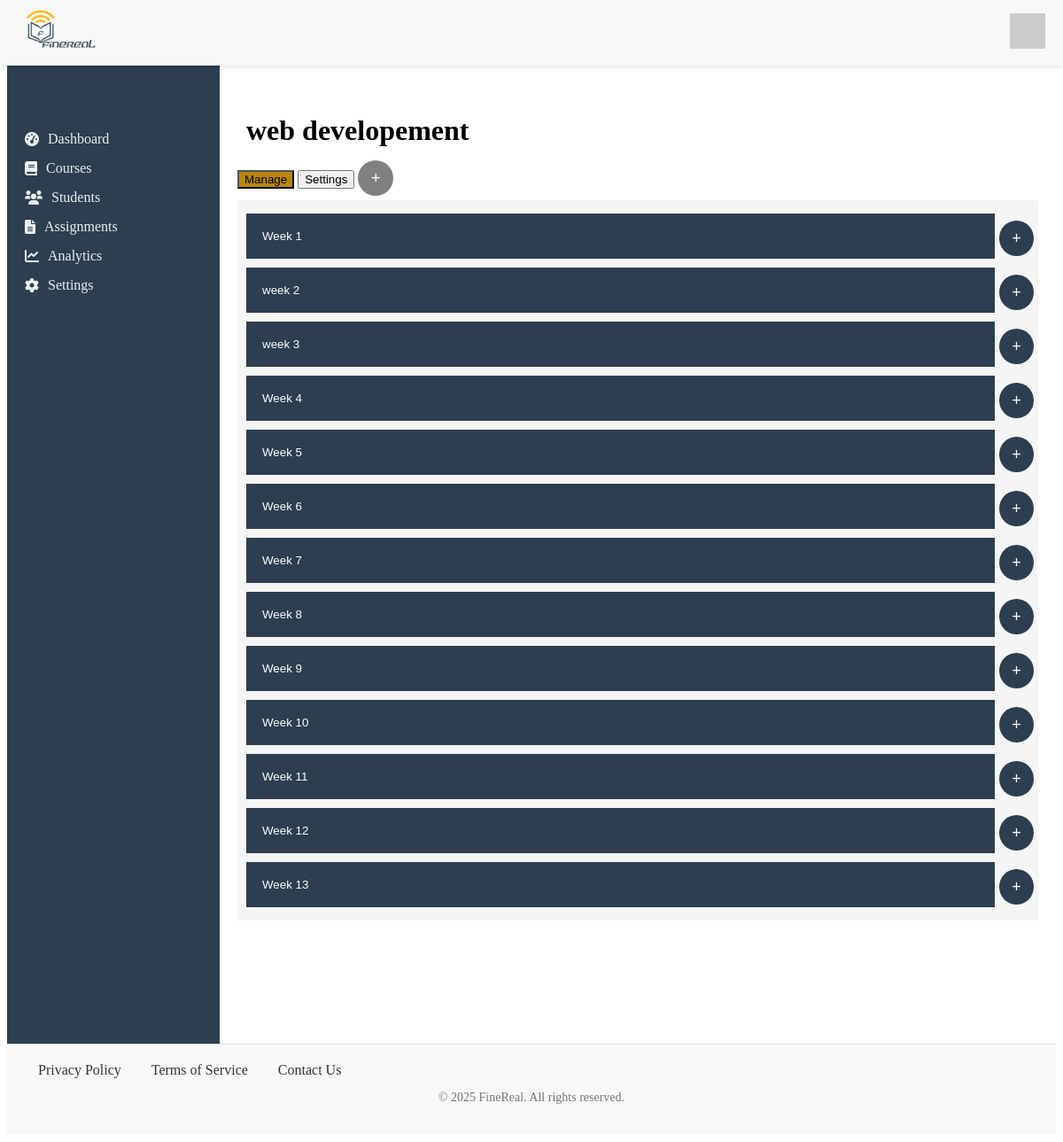
The page /course/cf0eb1d9-3e68-4efb-b8c9-1afcff67e413 (signed in) on the database its author committed.
### app/models/course.py (models this page shows)
class Courses(BaseModel, db.Model):
    __tablename__ = 'courses'
    title = db.Column(db.String(255), nullable=False)
    description = db.Column(db.Text, nullable=False)
    category = db.Column(db.String(60))
    difficulty = db.Column(db.String(60), default="Beginner")
    prerequisite = db.Column(db.Text)
    status = db.Column(db.String(60))
    teacher_id = db.Column(db.Integer, db.ForeignKey('users.id'), nullable=False)
    modules = db.relationship('Modules', backref='courses', lazy=True)
    enrolled_students = db.relationship('Enrollments', backref='courses', lazy=True)

class Modules(BaseModel, db.Model):
    __tablename__ = 'modules'
    title = db.Column(db.String(60), nullable=False)
    course_id = db.Column(db.Integer, db.ForeignKey('courses.id'), nullable=False)
    units = db.relationship('Units', backref='module', lazy=True)

### app/routes/course.py (the view, shortened to what this page needs)
@app.route('/course/<course_id>', methods=["GET", 'POST'])
@login_required
def course_view(course_id):
    v_course = Courses.query.get_or_404(course_id)
    modules = Modules.query.filter_by(course_id=course_id).all()
    for module in modules:
        modules = Modules.query.filter_by(course_id=course_id).all()
        print(f"Module: {module.title}")
        print(f"Units: {[unit.title for unit in module.units]}")
    return render_template(
        "course_view.html",
        course=v_course,
        user=current_user,
        modules=modules
    )

### app/models/user.py (called while the page is built)
@login_manager.user_loader
def load_user(user_id):
    return User.query.get(user_id)# PendingUser class and other functions...

### app/templates/course_view.html (shortened to what this page needs)
{% extends 'base.html' %}
{% block content %}
<link rel="stylesheet" href="{{ url_for('static', filename='styles/modules.css') }}">
<link rel="stylesheet" href="{{ url_for('static', filename='styles/modal.css') }}">
<link rel="stylesheet" href="{{ url_for('static', filename='styles/modal_form.css') }}">
<link rel="stylesheet" href="{{ url_for('static', filename='styles/course.css') }}">
    {% if user.role == "Teacher" %}
        <h1> {{ course.title }}</h1>
        <button class="tablink" onclick="openPage('Home', this, 'darkgoldenrod')" id="defaultOpen">Manage</button>
        <button class="tablink" onclick="openPage('News', this, 'darkgoldenrod')">Settings</button>
        <button onclick="opencourseForm()" class="open-btn">&plus;</button>
        <div id="Home" class="tabcontent">
            {% if modules %}
            {% for module in modules %}
            <div class="module-card">
                <div class="accordion-container">
                    <button class="accordion">{{ module.title }}</button>
                    <button class="add-u" onclick="openContent(this)" data="{{ module.id }}">&plus;</button>
                </div>
            </div>
            {% endfor %}
        {% else %}
            <p>You can add modules by clicking on the plus icon above.</p>
        {% endif %}
        </div>
    {% endif %}
{% endblock %}

### app/static/styles/modules.css (style rules this page uses)
.accordion-container { display: flex; align-items: center; }
.accordion { background-color:#2c3e50; color: white; cursor: pointer; padding: 18px; width: 98%; text-align: left; border: none; outline: none; transition: 0.4s; margin: 5px; }
.add-u { background-color: #2c3e50; color: white; border: none; border-radius: 50%; font-size: 18px; width: 40px; height: 40px; margin: 10px 0 5px 0; cursor: pointer; position:static; }

### app/static/styles/course.css (style rules this page uses)
.open-btn { background-color: gray; color: white; border: none; border-radius: 50%; font-size: 18px; width: 40px; height: 40px; margin-bottom: 5px; }
h1 { padding: 10px; margin-bottom: 5px; }
.tabcontent { color: white; display: none; padding: 10px 5px; height: 100%; }
#Home { background-color:whitesmoke; height: auto; }

### rows shown on the page
Courses: title "web developement"
Modules: title "Week 1"
Modules: title "week 2"
Modules: title "week 3"
Modules: title "Week 4"
Modules: title "Week 5"
Modules: title "Week 6"
Modules: title "Week 7"
Modules: title "Week 8"
Modules: title "Week 9"
Modules: title "Week 10"
Modules: title "Week 11"
Modules: title "Week 12"
Modules: title "Week 13"
